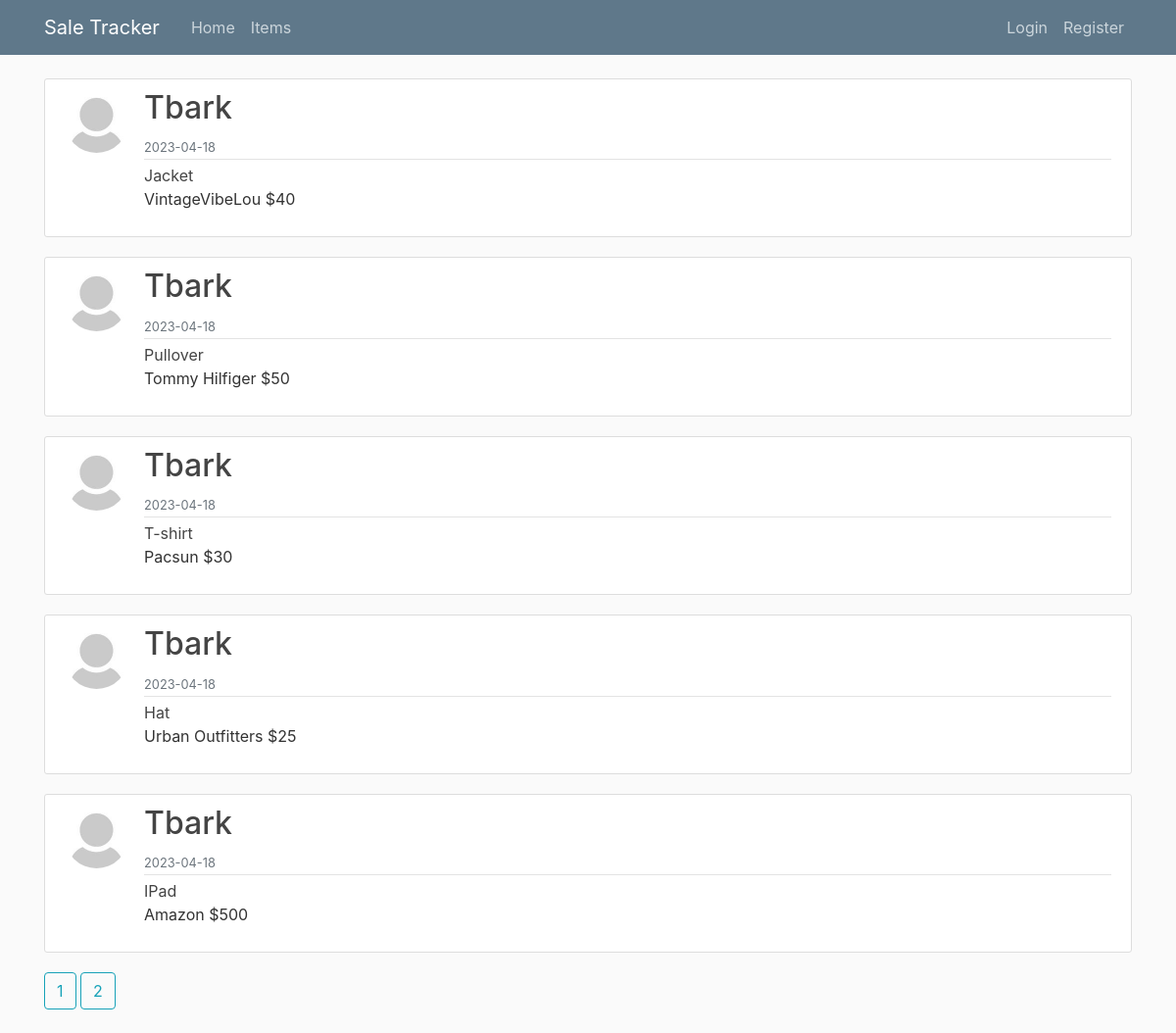
/items?page=2, run on the app's committed database.
### saleWA/models.py (models this page shows, shortened)
class Post(db.Model): # this is just from video walkthrough, will probably need to change/check and make sure this is how it should run
    id = db.Column(db.Integer, primary_key=True)
    title = db.Column(db.String(100), nullable=False)
    date_posted = db.Column(db.DateTime, nullable=False, default=datetime.utcnow)
    content = db.Column(db.Text, nullable=False)
    user_id = db.Column(db.Integer, db.ForeignKey('users.id'), nullable=False) #using lowercase user here because we're referencing table name

class Users(db.Model, UserMixin): #create classes for database, each class is like a table
    id = db.Column(db.Integer, primary_key=True)
    username = db.Column(db.String(10), unique=True, nullable=False)
    email = db.Column(db.String(100), unique=True, nullable=False)
    image_file = db.Column(db.String(20), nullable=False, default='default.jpg') #have to have at least default image
    password = db.Column(db.String(60), nullable=False)
    posts = db.relationship('Post', backref='author', lazy=True) #relationship to Post model, pass in as string, backref allows us to use the author attribute to get user who made the post, lazy=True means SQLAlchemy loads data as necessary in one go

### saleWA/routes.py (the view)
@app.route('/items')
def items(): #need to make sure these only display for the currently logged in user
    page = request.args.get('page', 1, type=int) #get the page number from the url, if it doesn't exist, default to 1
    posts = Post.query.paginate(per_page=5)
    return render_template('items.html', posts=posts, title='Items Page')

### saleWA/templates/items.html
{% extends "layout.html" %}
{% block content %}
    {% for post in posts.items %}
        <article class="media content-section">
            <img class="rounded-circle article-img" src="{{ url_for('static', filename='profile_pics/' + post.author.image_file) }}">
            <div class="media-body">
                <div class="article-metadata">
                    <h2 class="article-title">{{ post.author.username }}</h2>
                    <small class="text-muted">{{  post.date_posted.strftime('%Y-%m-%d') }}</small>
                </div>
                <a class="article-title" href="{{ url_for('post', post_id=post.id) }}"> {{ post.title }}</a>
                <p class="article-content"> {{ post.content }} </p>
            </div>
        </article>
    {% endfor %}
    {% for page_num in posts.iter_pages() %}
        {% if page_num %}
            <a class="btn btn-outline-info mb-4" href="{{ url_for('items', page=page_num) }}">{{ page_num }}</a>
        {% else %}
            <span class="disabled">{{ page_num }}</span>
        {% endif %}
    {% endfor %}
{% endblock content %}

### saleWA/static/main.css (style rules this page uses)
body { background: #fafafa; color: #333333; margin-top: 5rem; }
h1, h2, h3, h4, h5, h6 { color: #444444; }
.content-section { background: #ffffff; padding: 10px 20px; border: 1px solid #dddddd; border-radius: 3px; margin-bottom: 20px; }
.article-title { color: #444444; }
.article-content { white-space: pre-line; }
.article-img { height: 65px; width: 65px; margin-right: 16px; }
.article-metadata { padding-bottom: 1px; margin-bottom: 4px; border-bottom: 1px solid #e3e3e3 }

### data on the page
Post: image_file (picture), author.username "Tbark", date_posted "2023-04-18", title "Jacket", content "VintageVibeLou $40"
Post: image_file (picture), author.username "Tbark", date_posted "2023-04-18", title "Pullover", content "Tommy Hilfiger $50"
Post: image_file (picture), author.username "Tbark", date_posted "2023-04-18", title "T-shirt", content "Pacsun $30"
Post: image_file (picture), author.username "Tbark", date_posted "2023-04-18", title "Hat", content "Urban Outfitters $25"
Post: image_file (picture), author.username "Tbark", date_posted "2023-04-18", title "IPad", content "Amazon $500"

### other printed values
{{ page_num }} "1" "2"
